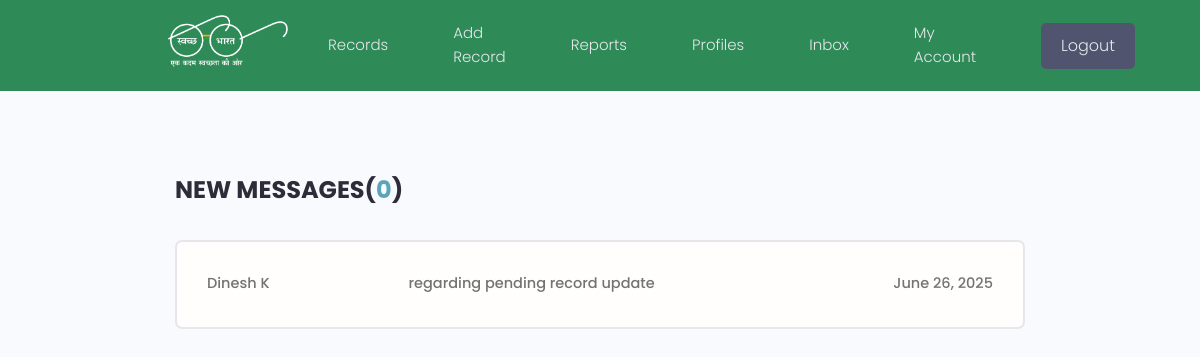
The page /inbox/ (signed in) on the database its author committed.
### users/models.py (models this page shows, shortened)
class Message(models.Model):
    sender = models.ForeignKey(Profile, on_delete=models.SET_NULL, null=True, blank=True)
    recipient = models.ForeignKey(Profile, on_delete=models.SET_NULL, null=True, blank=True, related_name='messages')
    name = models.CharField(max_length=200, blank=True, null=True)
    email = models.EmailField(max_length=200, blank=True, null=True)
    subject = models.CharField(max_length=200, blank=True, null=True)
    body = models.TextField()
    is_read = models.BooleanField(default=False, null=True)
    created = models.DateTimeField(auto_now_add=True)
    id = models.UUIDField(default=uuid.uuid4, editable=False, unique=True, primary_key=True)
    class Meta:
        ordering = ['is_read', '-created']

### users/views.py (the view)
# urls.py: path('inbox/', views.inbox, name='inbox'),
@login_required(login_url='login')
def inbox(request):
    profile = request.user.profile
    message_request = profile.messages.all()
    unred_count = message_request.filter(is_read=False).count()
    context = {'message_request': message_request, 'unread_count': unred_count}
    return render(request, 'users/inbox.html', context)

### users/templates/users/inbox.html
{%  extends 'main.html' %}
{%  load static %}
{% block content %}
    <main class="inbox my-xl">
        <div class="content-box">
            <h3 class="inbox__title">New Messages(<span>{{ unread_count }}</span>)</h3>
            <ul class="messages">
                {%  for mesage in message_request %}
                {%  if mesage.is_read == False %}
                <li class="message message--unread">
                {% else %}
                    <li class="message">
                {% endif %}
                    <a href="{% url 'message'  mesage.id%}">
                        <span class="message__author">{{ mesage.name}}</span>
                        <span class="message__subject">{{ mesage.subject }}</span>
                        <span class="message__date">{{ mesage.created.date }}</span>
                    </a>
                </li>
              {% endfor %}
            </ul>
        </div>
    </main>
{%  endblock content %}

### static/styles/app.css (style rules this page uses)
:root { --color-sub: #2d2d39; }
.content-box { width: 95%; max-width: 85rem; margin: 0 auto; }
.inbox { height: 90vh; }
.inbox__title, .inbox__title span { font-size: 2.4rem; font-weight: 700; color: var(--color-sub); text-transform: uppercase; text-align: left; margin-bottom: 3rem; }
.inbox__title span { color: var(--color-main); }
.messages { list-style: none; background: var(--color-white); padding: 0.5rem 3rem; border: 2px solid var(--color-light); border-radius: 0.7rem; }
.message { padding: 2.5rem 0; }
.message > a span { font-size: 1.45rem; font-weight: 500; }
.message > a { display: flex; gap: 1rem; }
.message__author, .message__date { flex-basis: 25%; }
.message__subject { flex-basis: 50%; }
.message__date { text-align: right; }

### static/uikit/styles/modules/_variables.css (style rules this page uses)
:root { --color-main: #5aa5b9; --color-main-light: #e6faff; --color-sub: #3f4156; --color-sub-light: #51546e; --color-sub-lighter: #ededfd; --color-text: #737373; --color-gray: #8b8b8b; --color-light: #e5e7eb; --color-light-gray: #767676; --color-bg: #f8fafd; --color-white: #fffefd; --color-white-light: #f3f3f3; --color-success: #359e64; --color-success-bg: #def8e8; --color-error: #fc4b0b; --color-error-bg: #fff2ee; --font-base: 'Poppins', arial, helvetica, 'Segoe UI', roboto, ubuntu, sans-serif; --font-monospace: 'Fira Code', 'Courier New', courier, monospace; --font-regular: 300; --font-medium: 500; --font-bold: 700; --generic-shadow: 1px 1px 5px #00000010; --generic-transition: all 0.3s ease-in-out; }

### static/uikit/styles/modules/_base.css (style rules this page uses)
* { margin: 0; padding: 0; box-sizing: border-box; text-rendering: optimizeLegibility; color: inherit; font-size: inherit; }
html { font-size: 50%; }
@media only screen and (min-width: 480px) { html { font-size: 56.25%; } }
@media only screen and (min-width: 1200px) { html { font-size: 62.5%; } }
body { line-height: 1.6; font-weight: 400; font-size: 1.5rem; color: var(--color-text); background-color: var(--color-bg); min-height: 100vh; }

### static/uikit/styles/modules/_typography.css (style rules this page uses)
* { font-family: var(--font-base); }
h3 { font-size: 3.2rem; font-weight: var(--font-medium); }
p, span, strong { font-size: 1.6rem; color: var(--color-text); font-weight: var(--font-regular); }
a { padding-bottom: 2px; text-decoration: none; display: inline-block; color: var(--color-main); font-weight: var(--font-medium); }

### static/uikit/styles/modules/_utilities.css (style rules this page uses)
.my-xl { margin: 8rem auto; }

### rows shown on the page
Message: name "Dinesh K", subject "regarding pending record update", created "June 26, 2025"

### other values the page prints
{{ unread_count }} "0"
